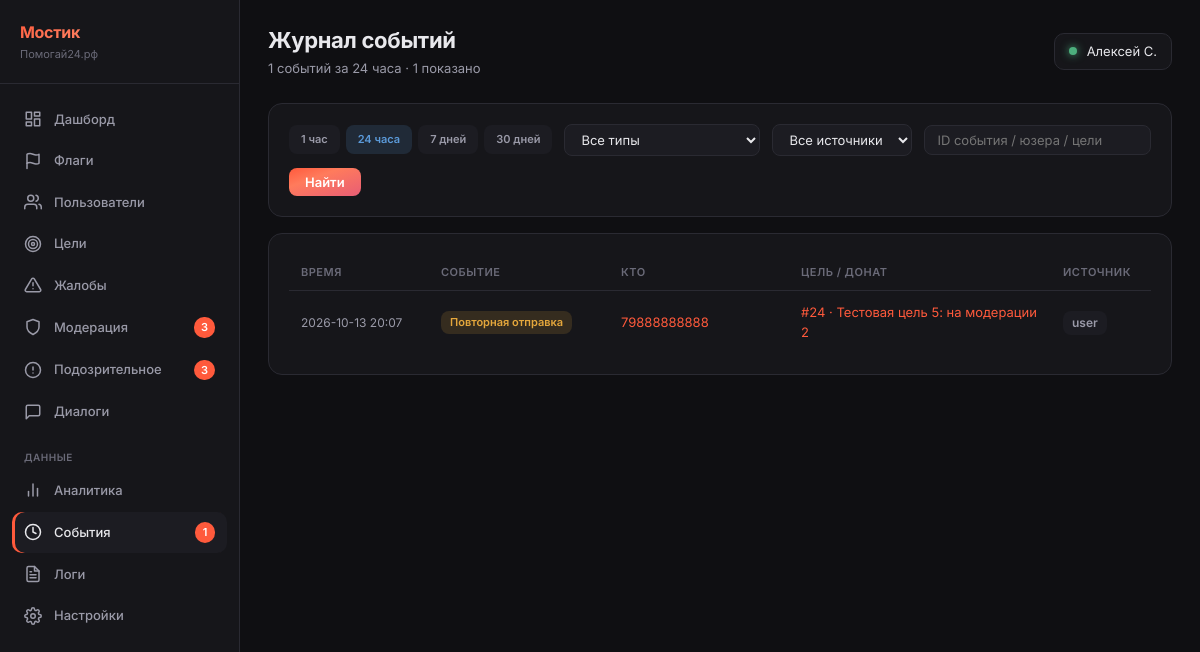
Before: /_metrics/events (signed in) with the older database file.
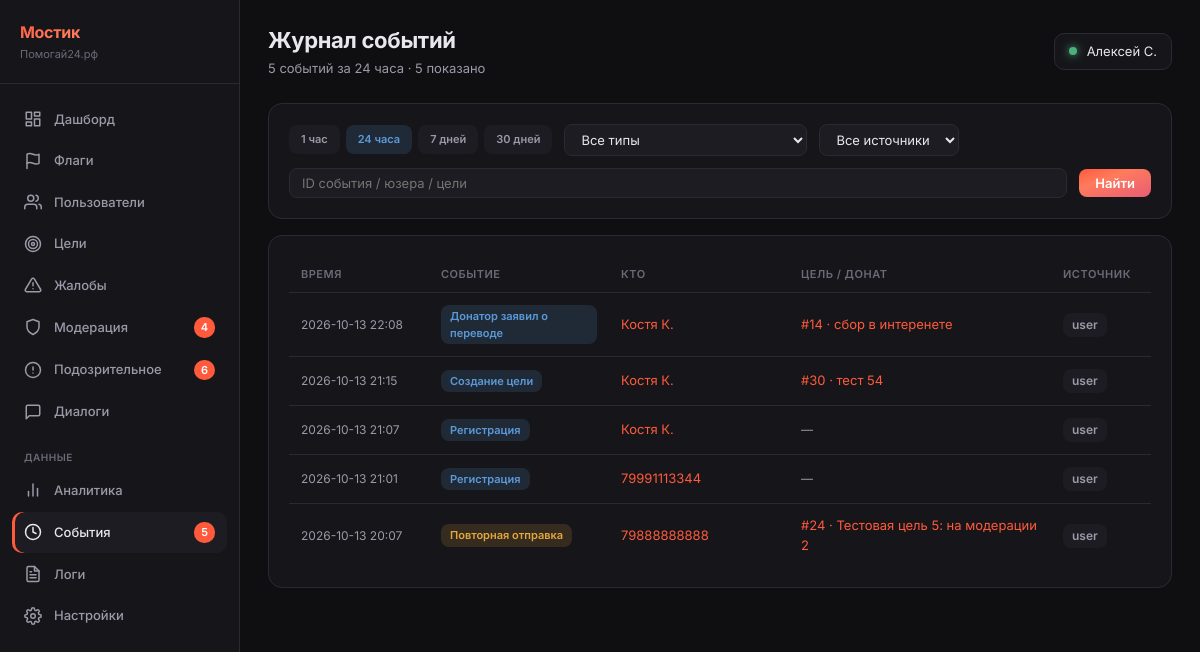
After: the same page with the newer database file.
### tables this page shows
CREATE TABLE platform_events (
        id INTEGER PRIMARY KEY AUTOINCREMENT,
        event_type TEXT NOT NULL,
        event_version INTEGER DEFAULT 1,
        actor_user_id INTEGER NULL,
        target_user_id INTEGER NULL,
        goal_id INTEGER NULL,
        donation_id INTEGER NULL,
        report_id INTEGER NULL,
        source TEXT NOT NULL,
        severity TEXT DEFAULT 'info',
        payload TEXT NULL,
        correlation_id TEXT NULL,
        created_at TEXT DEFAULT (datetime('now'))
    );

CREATE TABLE "goals" (
        id INTEGER PRIMARY KEY AUTOINCREMENT,
        user_id INTEGER NOT NULL,
        type TEXT NOT NULL CHECK(type IN ('super_blitz','blitz','serious','urgent','group')),
        title TEXT NOT NULL,
        description TEXT NULL,
        photo_url TEXT NULL,
        amount_goal REAL NOT NULL,
        amount_collected REAL DEFAULT 0.00,
        ends_at TEXT NULL,
        status TEXT DEFAULT 'draft' CHECK(status IN ('draft','active','frozen','completed','failed','lightning_failed','hidden')),
        trial_ends_at TEXT NULL,
        subscription_active_until TEXT NULL,
        last_boosted_at TEXT NULL,
        is_lightning INTEGER DEFAULT 0,
        lightning_started_at TEXT NULL,
        moderation_status TEXT DEFAULT 'pending',
        completion_type TEXT DEFAULT 'organic',
        is_seed INTEGER DEFAULT 0,
        views_count INTEGER DEFAULT 0,
        views_24h INTEGER DEFAULT 0,
        donations_count INTEGER DEFAULT 0,
        donations_24h INTEGER DEFAULT 0,
        created_at TEXT DEFAULT (datetime('now')), photos TEXT, moderation_comment TEXT, moderated_at TEXT, moderated_by INTEGER, resubmission_count INTEGER DEFAULT 0, is_resubmission INTEGER DEFAULT 0, rejection_categories TEXT,
        FOREIGN KEY (user_id) REFERENCES users(id)
    );

### main.py (the view)
@app.route('/_metrics/events')
@admin_required
def metrics_events():
    user = get_current_user()
    db = get_db()
    period = request.args.get('period', '24h')
    event_type_filter = request.args.get('type', 'all')
    source_filter = request.args.get('source', 'all')
    search = request.args.get('search', '').strip()
    period_map = {
        '1h': '-1 hour',
        '24h': '-24 hours',
        '7d': '-7 days',
        '30d': '-30 days',
    }
    time_filter = period_map.get(period)
    query = """
        SELECT pe.*,
            COALESCE(au.name, au.phone) as actor_name,
            COALESCE(tu.name, tu.phone) as target_name,
            g.title as goal_title,
            d.amount_reported as donation_amount
        FROM platform_events pe
        LEFT JOIN users au ON pe.actor_user_id = au.id
        LEFT JOIN users tu ON pe.target_user_id = tu.id
        LEFT JOIN goals g ON pe.goal_id = g.id
        LEFT JOIN donations d ON pe.donation_id = d.id
        WHERE 1=1
    """
    params = []
    if time_filter:
        query += " AND pe.created_at > datetime('now', ?)"
        params.append(time_filter)
    if event_type_filter != 'all':
        query += " AND pe.event_type = ?"
        params.append(event_type_filter)
    if source_filter != 'all':
        query += " AND pe.source = ?"
        params.append(source_filter)
    if search:
        query += " AND (CAST(pe.id AS TEXT) = ? OR CAST(pe.actor_user_id AS TEXT) = ? OR CAST(pe.goal_id AS TEXT) = ?)"
        params.extend([search, search, search])
    query += " ORDER BY pe.id DESC LIMIT 200"
    events = db.execute(query, params).fetchall()
    event_types = db.execute("""
        SELECT event_type, COUNT(*) as cnt
        FROM platform_events
        WHERE created_at > datetime('now', '-7 days')
        GROUP BY event_type
        ORDER BY cnt DESC
    """).fetchall()
    sources = db.execute("""
        SELECT source, COUNT(*) as cnt
        FROM platform_events
        WHERE created_at > datetime('now', '-24 hours')
        GROUP BY source
    """).fetchall()
    total_24h = db.execute(
        "SELECT COUNT(*) FROM platform_events WHERE created_at > datetime('now', '-24 hours')"
    ).fetchone()[0]
    counts = get_sidebar_counts(db)
    db.close()
    return render_template('_metrics/events.html',
        user=user,
        active='events',
        counts=counts,
        events=events,
        period=period,
        event_type_filter=event_type_filter,
        source_filter=source_filter,
        search=search,
        event_types=event_types,
        sources=sources,
        total_24h=total_24h,
    )

### main.py (called while the page is built)
def get_current_user():
    if 'user_id' in session:
        db = get_db()
        try:
            user = db.execute("SELECT * FROM users WHERE id = ?", (session['user_id'],)).fetchone()
            return user
        except:
            return None
        finally:
            db.close()
    return None

def admin_required(f):
    @wraps(f)
    def wrap(*args, **kwargs):
        user = get_current_user()
        if not user or not user['is_admin']:
            from flask import abort
            abort(404)
        if request.method == 'POST' and not check_csrf():
            from flask import abort
            abort(403)
        return f(*args, **kwargs)
    return wrap

def _safe_count(db, query, params=None):
    try:
        if params:
            row = db.execute(query, params).fetchone()
        else:
            row = db.execute(query).fetchone()
        return row[0] if row else 0
    except Exception:
        return 0

### templates/_metrics/events.html (shortened to what the changed rows need)
{% extends "_metrics/base.html" %}
{% block page_title %}Журнал событий{% endblock %}
{% block page_subtitle %}{{ total_24h }} событий за 24 часа · {{ events|length }} показано{% endblock %}
{% block content %}
{% set type_names = {
    'goal_resubmitted': ('Повторная отправка', 'warning'),
    'goal_created': ('Создание цели', 'info'),
    'goal_published': ('Цель опубликована', 'success'),
    'donation_declared': ('Донатор заявил о переводе', 'info'),
    'donation_confirmed': ('Получатель подтвердил', 'success'),
    'user_registered': ('Регистрация', 'info'),
    'report_created': ('Жалоба', 'warning'),
    'user_banned': ('Бан пользователя', 'danger'),
} %}
<div class="m-section">
    {% if events %}
    <table class="m-table">
        <thead>
            <tr>
                <th style="width: 140px;">Время</th>
                <th style="width: 180px;">Событие</th>
                <th style="width: 180px;">Кто</th>
                <th>Цель / Донат</th>
                <th style="width: 100px;">Источник</th>
            </tr>
        </thead>
        <tbody>
            {% for e in events %}
            <tr>
                <td class="muted" style="white-space: nowrap; font-size: 12px;">{{ e.created_at[:16] }}</td>
                <td>
                    {% set tn = type_names.get(e.event_type, (e.event_type, 'muted')) %}
                    <span class="m-badge {{ tn[1] }}">{{ tn[0] }}</span>
                </td>
                <td>
                    {% if e.actor_user_id %}
                        <a href="/_metrics/users/{{ e.actor_user_id }}" style="color: var(--m-sunset-1); text-decoration: none; font-size: 13px;">
                            {{ e.actor_name or ('ID ' + e.actor_user_id|string) }}
                        </a>
                    {% else %}
                        <span class="muted">—</span>
                    {% endif %}
                </td>
                <td>
                    {% if e.goal_id %}
                        <a href="/_metrics/goals/{{ e.goal_id }}" style="color: var(--m-sunset-1); text-decoration: none; font-size: 13px;">
                            #{{ e.goal_id }} · {{ e.goal_title[:50] if e.goal_title else '—' }}{% if e.goal_title and e.goal_title|length > 50 %}...{% endif %}
                        </a>
                    {% elif e.donation_id %}
                        <span class="muted">Донат #{{ e.donation_id }} · {{ e.donation_amount }} ₽</span>
                    {% else %}
                        <span class="muted">—</span>
                    {% endif %}
                </td>
                <td>
                    <span class="m-badge muted">{{ e.source }}</span>
                </td>
            </tr>
            {% endfor %}
        </tbody>
    </table>
    {% else %}
    <div class="m-empty" style="padding: 60px 20px;">
        <div style="font-size: 40px; margin-bottom: 12px;">📭</div>
        <div style="font-size: 15px;">Нет событий по этим фильтрам.</div>
    </div>
    {% endif %}
</div>
{% endblock %}

### templates/_metrics/base.html (shortened to what the changed rows need)
<!DOCTYPE html>
<html lang="ru">
<head>
    <link rel="stylesheet" href="/static/_metrics.css">
</head>
<body>
    <div class="m-layout">
        <aside class="m-sidebar">
            <nav class="m-nav">
                <a href="/_metrics/moderation" class="m-nav-item {% if active == 'moderation' %}active{% endif %}">
                    <svg viewBox="0 0 24 24" fill="none" stroke="currentColor" stroke-linecap="round" stroke-linejoin="round"><path d="M12 22s8-4 8-10V5l-8-3-8 3v7c0 6 8 10 8 10z"/></svg>
                    Модерация
                    {% if counts and counts.moderation %}<span class="m-nav-badge">{{ counts.moderation }}</span>{% endif %}
                </a>
                <a href="/_metrics/suspicious" class="m-nav-item {% if active == 'suspicious' %}active{% endif %}">
                    <svg viewBox="0 0 24 24" fill="none" stroke="currentColor" stroke-linecap="round" stroke-linejoin="round"><circle cx="12" cy="12" r="10"/><line x1="12" y1="8" x2="12" y2="12"/><line x1="12" y1="16" x2="12.01" y2="16"/></svg>
                    Подозрительное
                    {% if counts and counts.suspicious %}<span class="m-nav-badge">{{ counts.suspicious }}</span>{% endif %}
                </a>
                <a href="/_metrics/events" class="m-nav-item {% if active == 'events' %}active{% endif %}">
                    <svg viewBox="0 0 24 24" fill="none" stroke="currentColor" stroke-linecap="round" stroke-linejoin="round"><circle cx="12" cy="12" r="10"/><polyline points="12 6 12 12 16 14"/></svg>
                    События
                    {% if counts and counts.events %}<span class="m-nav-badge">{{ counts.events }}</span>{% endif %}
                </a>
            </nav>
        </aside>
        <main class="m-content">
            <header class="m-header">
                <div>
                    <div class="m-title">{% block page_title %}Мостик{% endblock %}</div>
                    <div class="m-subtitle">{% block page_subtitle %}{% endblock %}</div>
                </div>
            </header>
            {% block content %}{% endblock %}
        </main>
    </div>
</body>
</html>

Changed rows visible on the page:
added platform_events: created_at "2026-10-13 22:08", tn "Донатор заявил о переводе", actor_name "Костя К.", goal_id "14", title "сбор в интеренете", source "user"
added platform_events: created_at "2026-10-13 21:15", tn "Создание цели", actor_name "Костя К.", goal_id "30", title "тест 54", source "user"
added platform_events: created_at "2026-10-13 21:07", tn "Регистрация", actor_name "Костя К.", source "user"
added platform_events: created_at "2026-10-13 21:01", tn "Регистрация", actor_name "79991113344", source "user"
Other visible differences:
{{ counts.moderation }}: "3" → "4"
{{ counts.suspicious }}: "3" → "6"
{{ counts.events }}: "1" → "5"
{{ total_24h }}: "1" → "5"
{{ events|length }}: "1" → "5"
